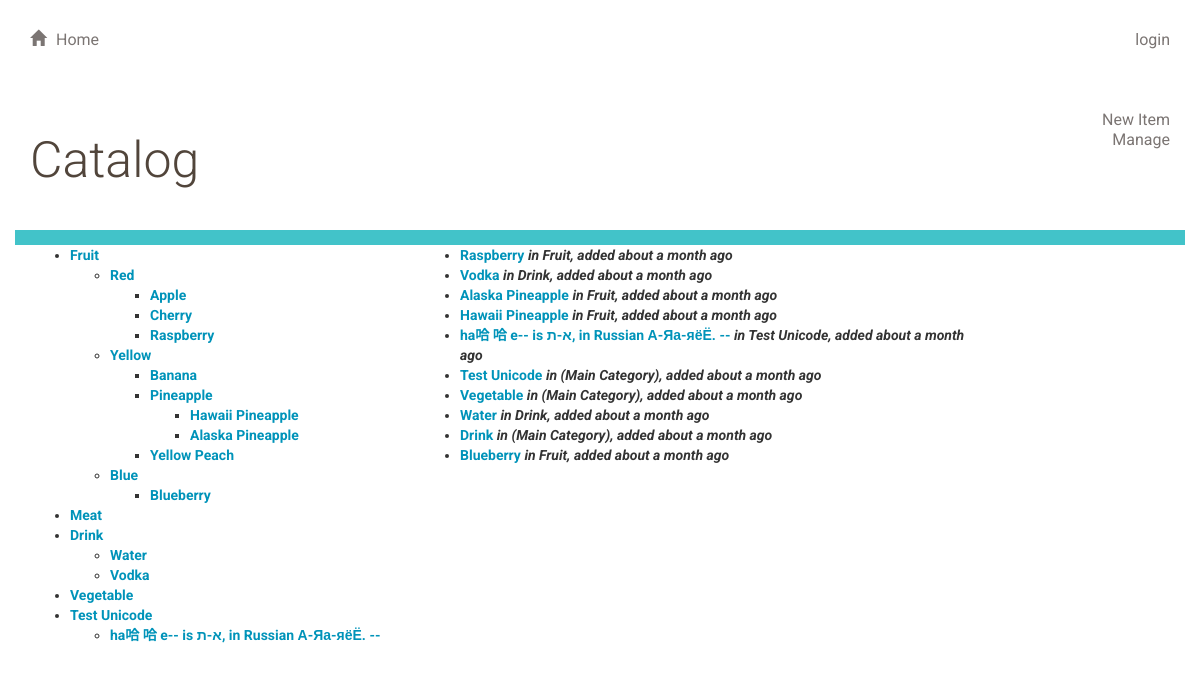
Page /catalog/ on the committed database.
### database_setup.py (models this page shows, shortened)
class Catalog(Base):
    __tablename__ = 'catalog_item'
    id = Column(Integer, primary_key=True, autoincrement=True)
    name = Column(String(250), nullable=False)
    description = Column(String(2000))
    slug = Column(String(250), nullable=False, unique=True)
    user_id = Column(Integer, ForeignKey('user.id'))
    user = relationship(User)
    create_time = Column(DateTime, default=datetime.datetime.now)
    lvl = Column(Integer)
    lft = Column(Integer)
    rgt = Column(Integer)
    parent_id = Column(Integer, ForeignKey('catalog_item.id'))
    parent = relationship('Catalog', remote_side=[id])
    children = relationship("Catalog")

### application.py (the view, shortened to what this page needs)
@app.route('/')
@app.route('/catalog/')
def homepage():
    catalog = session.query(Catalog).filter_by(parent_id=1).all()
    newest_catalog = session.query(
                                   Catalog).filter(
                                   Catalog.id != 1).order_by(
                                   Catalog.create_time.desc()).limit(10)
    return render_template('homepage.html',
                           catalog=catalog,
                           newest=newest_catalog)

### application.py (called while the page is built)
@app.context_processor
def get_root():
    def find_root(db_object):
        name = db_object.name
        lookfor = db_object
        if lookfor.parent:
            if lookfor.parent.id == 1:
                return '(Main Category)'
            while lookfor.parent and lookfor.parent.id != 1:
                lookfor = lookfor.parent
            name = lookfor.name
            return name
        else:
            return '(Main Category)'
    return dict(find_root=find_root)

### templates/homepage.html (shortened to what this page needs)
{% extends "main.html" %}
{% block content %}
{% include "header.html" %}
	<div class="row top-menu">
		<div class="col-md-10"><h1>Catalog</h1></div>
		<div class="col-md-2 text-right">
			 <a href="{{url_for('newCatalogItem')}}" >New Item</a><br/>
		<a href="{{ url_for('manage')}}">Manage</a>
		</div>
	</div>
	<div class="row divider blue">
		</div>
<div class="row">
<div class="col-md-4 pull-left">
<ul class="catalog">
{%- for item in catalog recursive %}
	<li>
	<a href="/catalog/{{ item.slug|e }}">
	{{ item.name }}	</a>
	{%- if item.children -%}
		<ul class="submenu">{{ loop(item.children) }}
		</ul>
	{%- endif %}</li>
{%- endfor %}
</ul>
</div>
<div class="col-md-6">
<ul class="catalog">
{%- for item in newest  %}
	<li>
	<a href="{{ url_for('catalogItem',catalog_path=item.slug) }}">
	{{ item.name }}	</a>
    <i>in {{find_root(item)}}, added <time class="timeago" datetime="{{item.create_time}}">{{item.create_time}}</time></i>
	</li>
{%- endfor %}
</ul>
</div>
</div>
{% endblock %}

### templates/main.html (shortened to what this page needs)
<!DOCTYPE html>
<html lang="en">
	<head>
		<link rel="stylesheet" href="//netdna.bootstrapcdn.com/bootstrap/3.1.1/css/bootstrap.min.css">
		<link rel=stylesheet type=text/css href="{{ url_for('static', filename='styles.css') }}">
	</head>
	<body>
		<div class="container">
			{% block content %}
			{% endblock %}
		</div>
	</body>
</html>

### templates/header.html
<div class="row top-menu">
	<div class="col-md-6">
		<a href="/">
			<span class="glyphicon glyphicon-home" aria-hidden="true"></span>Home
		</a>
	</div>
	<div class="col-md-6 text-right">
		<div id="login">
	{% if  session['username'] %}
		{{ session['username'] }},
		<a href="/gdisconnect">logout</a>
	{% else %}
		<a href="{{ url_for('showLogin',next=request.url) }}">login</a>
	{% endif %}
	</div>
	</div>
</div>

### static/styles.css (style rules this page uses)
* { font-family: "Helvetica Neue Bold", Roboto, Helvetica, Arial, sans-serif; font-weight: 700; }
h1 { font-family: "Helvetica Neue Light", Roboto, Helvetica, Arial, sans-serif; font-size: 50px; color: #51453B; line-height: 60px; font-weight: 300; }
a { font-size: 14px; color: #0093B9; line-height: 17px; }
.glyphicon { margin-right: 10px; }
.top-menu { padding-top: 30px; padding-bottom: 30px; }
.top-menu a { margin-bottom: 0; line-height: 16px; font-size: 16px; color: #7B7573; font-weight: 400; }
.divider { height: 15px; }
.divider.blue { background-color: #42C3C9; }

### rows in the picture
Catalog: name "Fruit"
Catalog: name "Red"
Catalog: name "Apple"
Catalog: name "Cherry"
Catalog: name "Raspberry", name.name "Fruit"
Catalog: name "Yellow"
Catalog: name "Banana"
Catalog: name "Pineapple"
Catalog: name "Hawaii Pineapple", name.name "Fruit"
Catalog: name "Alaska Pineapple", name.name "Fruit"
Catalog: name "Yellow Peach"
Catalog: name "Blue"
Catalog: name "Blueberry", name.name "Fruit"
Catalog: name "Meat"
Catalog: name "Drink", name "(Main Category)"
Catalog: name "Water", name.name "Drink"
Catalog: name "Vodka", name.name "Drink"
Catalog: name "Vegetable", name "(Main Category)"
Catalog: name "Test Unicode", name "(Main Category)"
Catalog: name "ha哈 哈 e-- is א-ת, in Russian А-Яа-яёЁ. --", name.name "Test Unicode"
